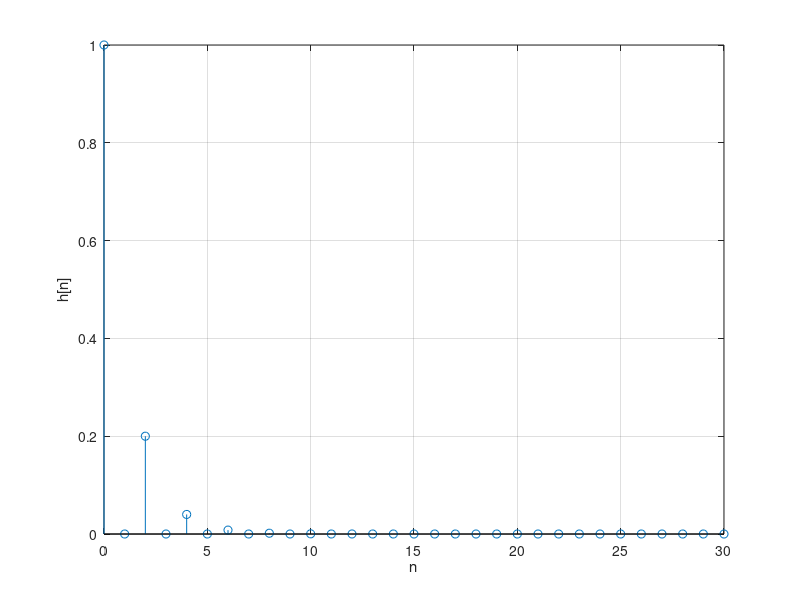

The MATLAB script that drew this image:
%% Nolan Anderson
% CPE 381 Homework 5 # 1
%% Variables
i = [1 0 -0.2];          
j = 1; 
x = [1 zeros(1,30)];
h = filter(j,i,x);
n = 0:30;
%% Plot
stem(n,h); axis([0 30 0 1]);
grid;
ylabel('h[n]'); 
xlabel('n')


